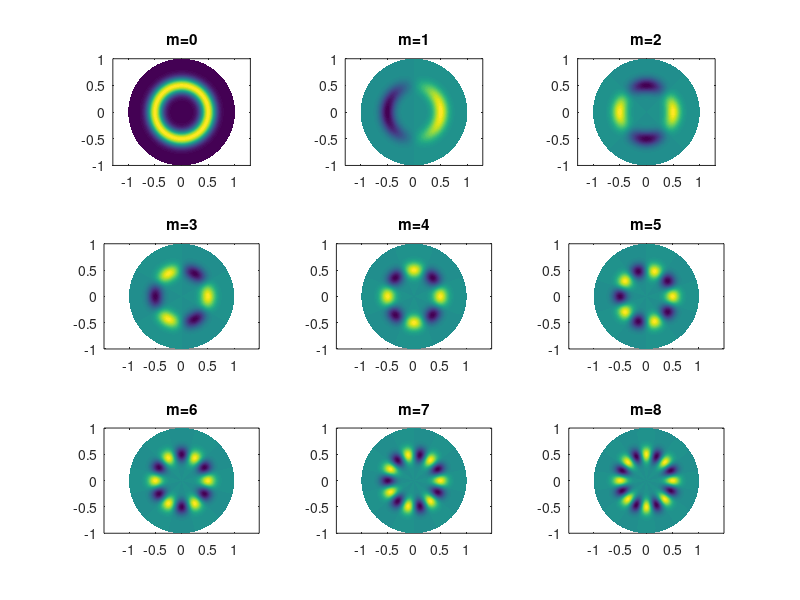

MATLAB code to generate this figure:
clear

[X,Y]=meshgrid(-1:0.001:1);
[Q,R]=cart2pol(X,Y);

R(find(R>1))=NaN;

for m=0:8

    subplot(3,3,m+1);
    pcolor(X,Y,exp(-50*(R-0.5).^2).*cos(m*Q));
    title(['m=',num2str(m)]);
    shading interp;
    axis equal;

end
